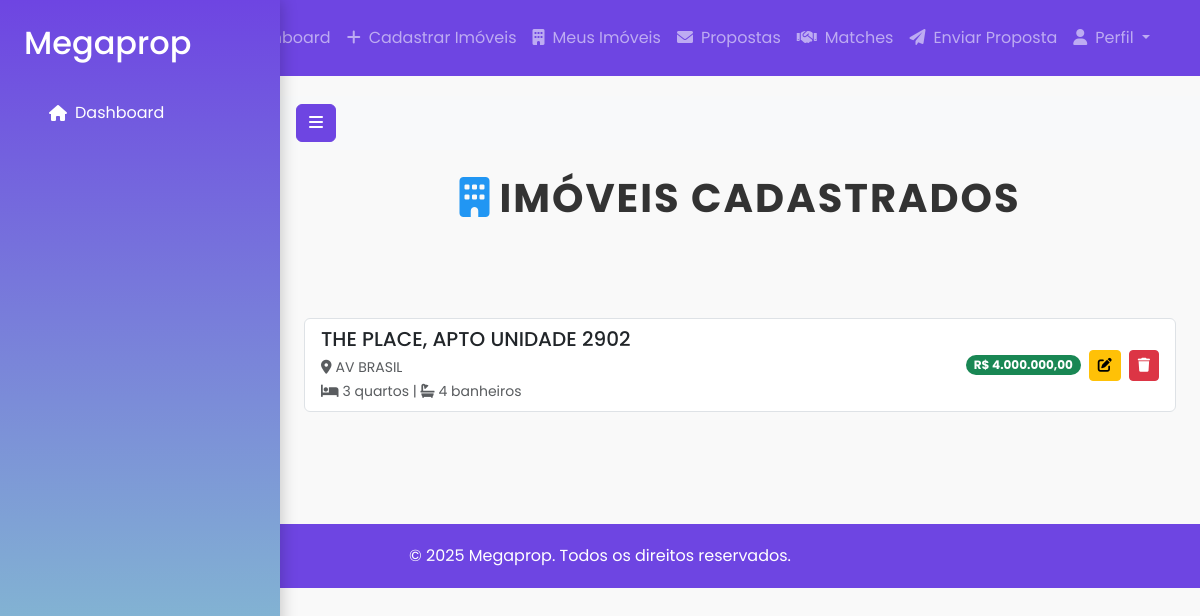
/my-properties (signed in), run on the app's committed database.
### app/models.py (models this page shows, shortened)
class Property(db.Model):
    __tablename__ = 'property'
    __table_args__ = (
        db.Index('idx_property_location', 'location'),
        db.Index('idx_property_price', 'price'),
        db.Index('idx_property_status', 'status'),
        {'extend_existing': True}
    )
    id = db.Column(db.Integer, primary_key=True)
    title = db.Column(db.String(200), nullable=False)
    description = db.Column(db.Text, nullable=True)
    price = db.Column(db.Float, nullable=False)
    location = db.Column(db.String(200), nullable=False)
    property_type = db.Column(db.String(50), nullable=False)  # Tipo: casa, apartamento, terreno, etc.
    status = db.Column(db.String(50), nullable=False, default='available')  # Status: available, negotiation, sold
    bedrooms = db.Column(db.Integer)
    bathrooms = db.Column(db.Integer)
    total_area = db.Column(db.Float)
    photos = db.Column(db.String(500))  # Fotos separadas por vírgula
    tags = db.Column(db.String(500))  # Tags de busca separadas por vírgula
    geo_location = db.Column(db.String(100))  # Formato: 'lat,lng'
    is_featured = db.Column(db.Boolean, default=False)
    created_at = db.Column(db.DateTime, default=datetime.utcnow)
    updated_at = db.Column(db.DateTime, onupdate=datetime.utcnow)
    user_id = db.Column(db.Integer, db.ForeignKey('user.id'), nullable=False)
    owner = db.relationship('User', back_populates='properties')
    proposals = db.relationship('Proposal', back_populates='property', lazy='dynamic')
    matches = db.relationship('Match', back_populates='property')

### app/routes.py (the view)
@main.route('/my-properties')
@login_required
def my_properties():
    page = request.args.get('page', 1, type=int)
    per_page = 10
    properties = Property.query.filter_by(user_id=current_user.id).paginate(page=page, per_page=per_page, error_out=False)
    return render_template('my_properties.html', properties=properties)

### app/templates/my_properties.html (shortened to what this page needs)
{% extends "base.html" %}
{% block content %}
<h1 class="text-center text-uppercase fw-bold mb-4" style="color: var(--text-color); letter-spacing: 2px;">
    <i class="fas fa-building me-2" style="color: #2196F3;"></i>Imóveis Cadastrados
</h1>
<div class="container py-5">
    {% if properties %}
        <ul class="list-group">
            {% for property in properties %}
                <li class="list-group-item d-flex justify-content-between align-items-center animate-card">
                    <div>
                        <h5 class="mb-1">{{ property.title }}</h5>
                        <small class="text-muted">
                            <i class="fas fa-map-marker-alt me-1"></i>{{ property.location|truncate(40) }}
                        </small>
                        <br>
                        <small class="text-muted">
                            <i class="fas fa-bed me-1"></i>{{ property.bedrooms }} quartos |
                            <i class="fas fa-bath me-1"></i>{{ property.bathrooms }} banheiros
                        </small>
                    </div>
                    <div class="d-flex gap-2 align-items-center">
                        <span class="badge bg-success rounded-pill">
                            R$ {{ "{:,.2f}".format(property.price).replace(".", "v").replace(",", ".").replace("v", ",") }}
                        </span>
                        <a href="{{ url_for('main.edit_property', id=property.id) }}" class="btn btn-sm btn-warning">
                            <i class="fas fa-edit"></i>
                        </a>
                        <form action="{{ url_for('main.delete_property', id=property.id) }}" method="POST" onsubmit="return confirm('Tem certeza que deseja excluir este imóvel?');">
                            <button type="submit" class="btn btn-sm btn-danger">
                                <i class="fas fa-trash"></i>
                            </button>
                        </form>
                    </div>
                </li>
            {% endfor %}
        </ul>
    {% endif %}
</div>
{% endblock %}

### app/templates/base.html (style rules this page uses)
body { font-family: 'Poppins', sans-serif; background-color: #f9f9f9; margin: 0; padding: 0; color: #333; }

### app/templates/my_properties.html (style rules this page uses)
.animate-card { transition: all 0.3s ease; opacity: 0; transform: translateY(20px); }
.list-group-item { transition: transform 0.2s; }

### data on the page
Property: title "THE PLACE, APTO UNIDADE 2902", location "AV BRASIL", bedrooms "3", bathrooms "4", price "4.000.000,00"
